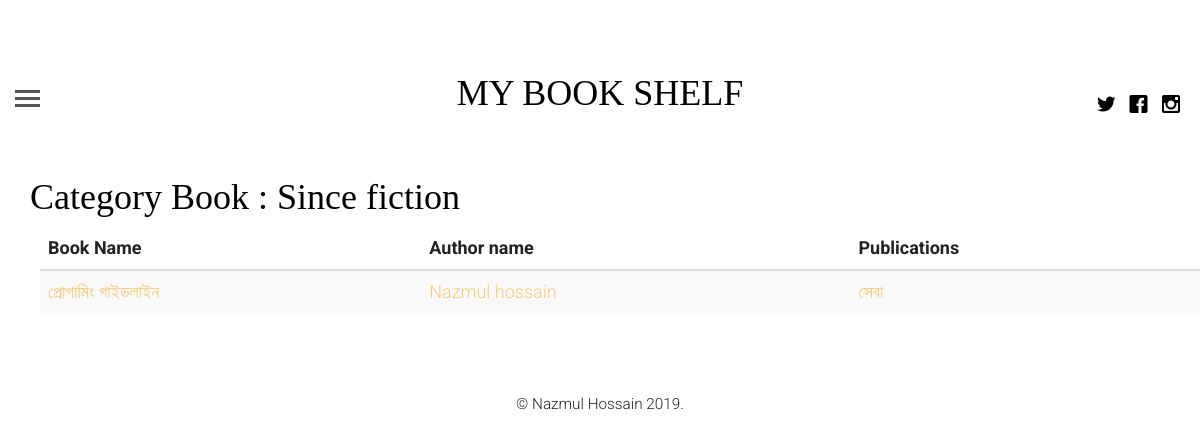
The app's page /book/category/Since fiction, older data.
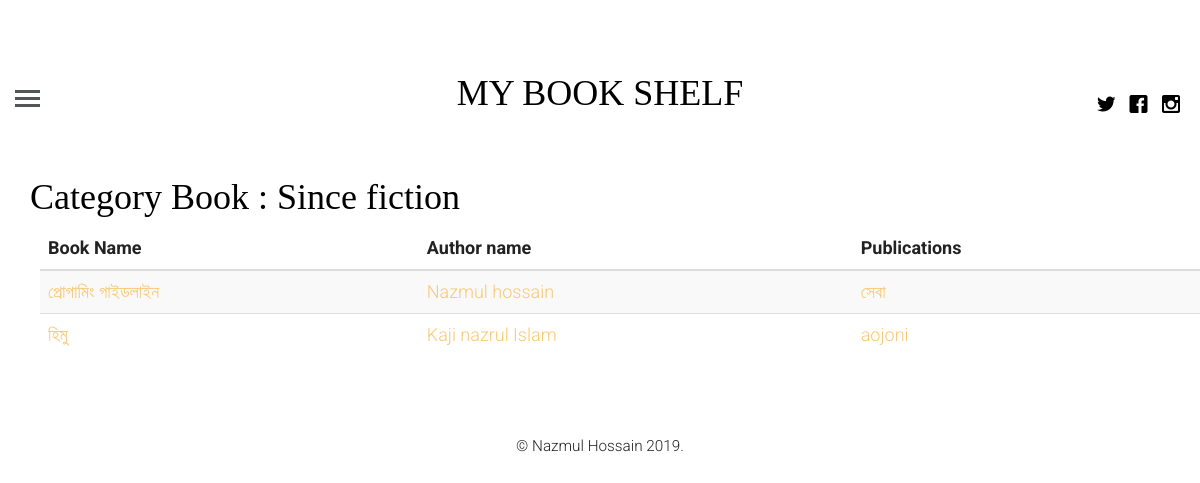
The same page, newer data.
### book_shelf/models.py (models this page shows, shortened)
class NeedToRead(models.Model):
    name = models.CharField(max_length=100)
    pictur = models.ImageField()
    book_author = models.ForeignKey(BookAuthor,on_delete=models.CASCADE)
    category = models.ForeignKey(Category,on_delete=models.CASCADE)
    price = models.IntegerField()
    publisher = models.ForeignKey(Publisher,on_delete=models.CASCADE)
    target_date = models.DateField()
    status_choices = (
        ('High','High'),
        ('Medium','Medium'),
        ('Low','Low'),
        ('Done','Done')
    )
    status = models.CharField(max_length=6,choices=status_choices)
    posted_on = models.DateTimeField(auto_now=False,auto_now_add=True)
    update_on = models.DateTimeField(auto_now=True,auto_now_add=False)

class BookAuthor(models.Model):
    name = models.CharField(max_length=100)
    def __str__(self):
        return self.name

class Publisher(models.Model):
    name = models.CharField(max_length=100)
    def __str__(self):
        return self.name

### book_shelf/views.py (the view)
# urls.py: path('book/category/<book_cate>',category_book,name="category_book"),
def category_book(request,book_cate):
    cate_books = NeedToRead.objects.filter(category__name = book_cate)
    context = {
        "cate_books":cate_books,
        'cate_name':book_cate
    }
    return render(request,'book_shelf/cate_book.html',context)

### template/book_shelf/cate_book.html (shortened to what this page needs)
{% extends 'base.html' %}
{% block content %}
           <h1  class="container"> Category Book : {{ cate_name }} </h1>
    <ul>
    <table class="table table-striped">
    <thead>
        <tr>
        <th scope="col"> Book Name </th>
        <th scope="col">Author name</th>
        <th scope="col">Publications</th>
        </tr>
    </thead>
    <tbody>
        {% for book in cate_books %}
        <tr>
        <td><a href="{% url 'book_details' book.id %}">{{book.name}}</a></td>
        <td> <a href="{% url 'author_book' book.book_author %}">{{book.book_author}}</a></td>
        <td> <a href="{% url 'publisar_book' book.publisher %}">{{book.publisher}}</a></td>
        </tr>
        {% endfor %}
    </tbody>
    </table>
{% endblock %}

Row changes from the older to the newer data that the page shows:
added NeedToRead: name "হিমু", book_author "Kaji nazrul Islam", publisher "aojoni"
